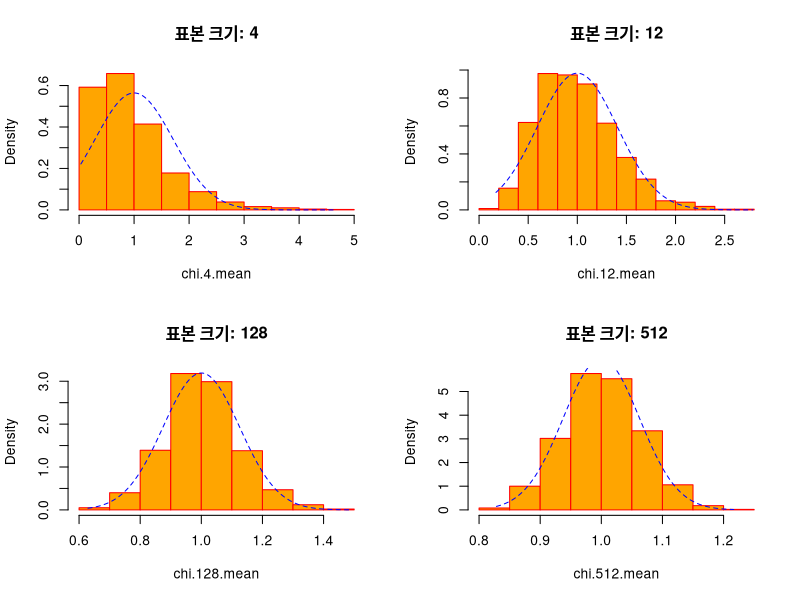
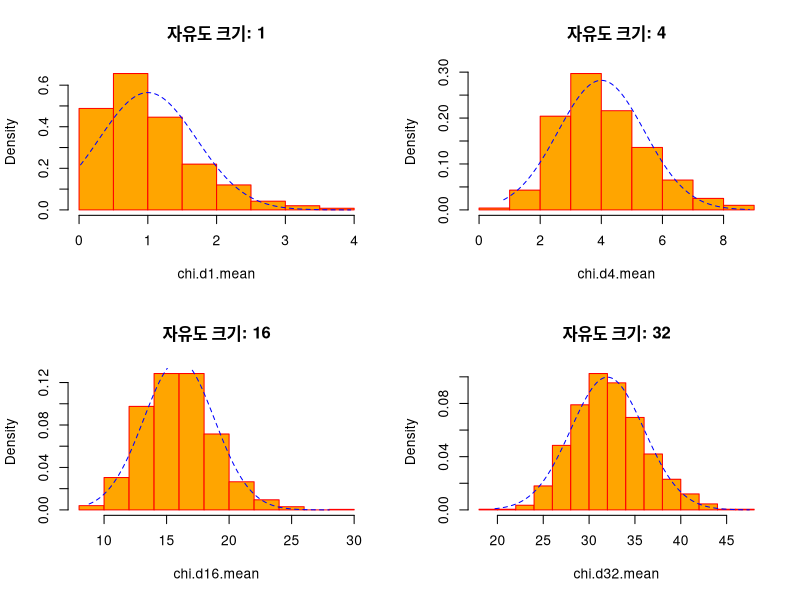
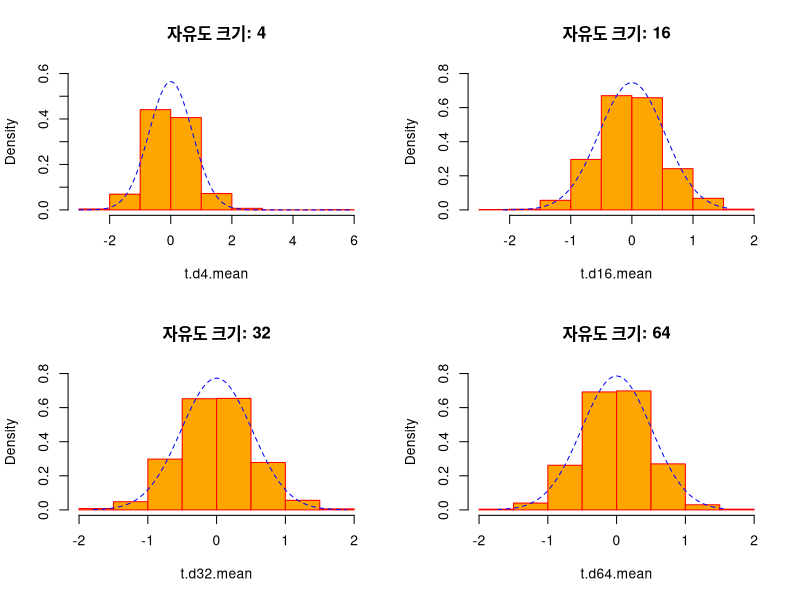
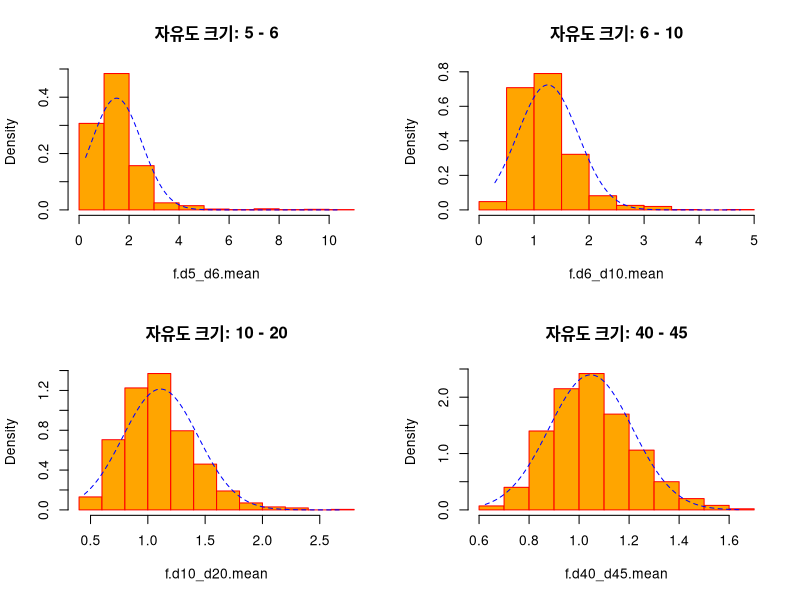

Reproduce these figures in R, in order.
# Chapter 04. Practice

# 1. Chisqure

# 1) 표본 크기의 변화에 따른 Chisqure 분포 <<< 중심극한정리
set.seed(9)
n <- 1000
chi.4.mean <- rep(NA, n)
chi.12.mean <- rep(NA, n)
chi.128.mean <- rep(NA, n)
chi.512.mean <- rep(NA, n)

for(i in 1:n) {
  chi.4.mean[i] <- mean(rchisq(4, df=1))
  chi.12.mean[i] <- mean(rchisq(12, df=1))
  chi.128.mean[i] <- mean(rchisq(128, df=1))
  chi.512.mean[i] <- mean(rchisq(512, df=1))
}

# 표본평균들의 평균과 표준편차
options(digits=4)
c(mean(chi.4.mean), sd(chi.4.mean))
c(mean(chi.12.mean), sd(chi.12.mean))
c(mean(chi.128.mean), sd(chi.128.mean))
c(mean(chi.512.mean), sd(chi.512.mean))

# Chi(df = k). mean: k, sd: sqrt(2*k/n)
par(mfrow=c(2,2))
hist(chi.4.mean, prob=TRUE, main="표본 크기: 4", col="orange", border="red")
x1 <- seq(min(chi.4.mean), max(chi.4.mean), length=1000)
y1 <- dnorm(x=x1, mean=1, sd=sqrt(2/4))
lines(x1, y1, lty=2, col="blue")

hist(chi.12.mean, prob=TRUE, main="표본 크기: 12", col="orange", border="red")
x2 <- seq(min(chi.12.mean), max(chi.12.mean), length=1000)
y2 <- dnorm(x=x2, mean=1, sd=sqrt(2/12))
lines(x2, y2, lty=2, col="blue")

hist(chi.128.mean, prob=TRUE, main="표본 크기: 128", col="orange", border="red")
x3 <- seq(min(chi.128.mean), max(chi.128.mean), length=1000)
y3 <- dnorm(x=x3, mean=1, sd=sqrt(2/128))
lines(x3, y3, lty=2, col="blue")

hist(chi.512.mean, prob=TRUE, main="표본 크기: 512", col="orange", border="red")
x4 <- seq(min(chi.512.mean), max(chi.512.mean), length=1000)
y4 <- dnorm(x=x4, mean=1, sd=sqrt(2/512))
lines(x4, y4, lty=2, col="blue")


# 2) 자유도의 크기에 따른 Chisqure 분포 차이
set.seed(9)
n <- 1000
chi.d1.mean <- rep(NA, n)
chi.d4.mean <- rep(NA, n)
chi.d16.mean <- rep(NA, n)
chi.d32.mean <- rep(NA, n)

rchisq(4, df=1)
for(i in 1:n) {
  chi.d1.mean[i] <- mean(rchisq(4, df=1))
  chi.d4.mean[i] <- mean(rchisq(4, df=4))
  chi.d16.mean[i] <- mean(rchisq(4, df=16))
  chi.d32.mean[i] <- mean(rchisq(4, df=32))
}

# 표본평균들의 평균과 표준편차
options(digits=4)
c(mean(chi.d1.mean), sd(chi.d1.mean))
c(mean(chi.d4.mean), sd(chi.d4.mean))
c(mean(chi.d16.mean), sd(chi.d16.mean))
c(mean(chi.d32.mean), sd(chi.d32.mean))

# Chi(df = k). mean: k, sd: sqrt(2*k/n)
par(mfrow=c(2,2))
hist(chi.d1.mean, prob=TRUE, main="자유도 크기: 1", col="orange", border="red")
x1 <- seq(min(chi.d1.mean), max(chi.d1.mean), length=1000)
y1 <- dnorm(x=x1, mean=1, sd=sqrt(2/4))
lines(x1, y1, lty=2, col="blue")

hist(chi.d4.mean, prob=TRUE, main="자유도 크기: 4", col="orange", border="red")
x2 <- seq(min(chi.d4.mean), max(chi.d4.mean), length=1000)
y2 <- dnorm(x=x2, mean=4, sd=sqrt(8/4))
lines(x2, y2, lty=2, col="blue")

hist(chi.d16.mean, prob=TRUE, main="자유도 크기: 16", col="orange", border="red")
x3 <- seq(min(chi.d16.mean), max(chi.d16.mean), length=1000)
y3 <- dnorm(x=x3, mean=16, sd=sqrt(32/4))
lines(x3, y3, lty=2, col="blue")

hist(chi.d32.mean, prob=TRUE, main="자유도 크기: 32", col="orange", border="red")
x4 <- seq(min(chi.d32.mean), max(chi.d32.mean), length=1000)
y4 <- dnorm(x=x4, mean=32, sd=sqrt(64/4))
lines(x4, y4, lty=2, col="blue")


# 2. T 
set.seed(9)
n <- 1000
t.d4.mean <- rep(NA, n)
t.d16.mean <- rep(NA, n)
t.d32.mean <- rep(NA, n)
t.d64.mean <- rep(NA, n)

for(i in 1:n) {
  t.d4.mean[i] <- mean(rt(4, df=4))
  t.d16.mean[i] <- mean(rt(4, df=16))
  t.d32.mean[i] <- mean(rt(4, df=32))
  t.d64.mean[i] <- mean(rt(4, df=64))
}

# 표본평균들의 평균과 표준편차
options(digits=4)
c(mean(t.d4.mean), sd(t.d4.mean))
c(mean(t.d16.mean), sd(t.d16.mean))
c(mean(t.d32.mean), sd(t.d32.mean))
c(mean(t.d64.mean), sd(t.d64.mean))

# T(df = k). mean: 0, sd: sqrt((k/k-2)/n), k>2
par(mfrow=c(2,2))
hist(t.d4.mean, prob=TRUE, ylim=c(0,0.6), main="자유도 크기: 4", col="orange", border="red")
x1 <- seq(min(t.d4.mean), max(t.d4.mean), length=1000)
y1 <- dnorm(x=x1, mean=0, sd=sqrt(4/2/4))
lines(x1, y1, lty=2, col="blue")

hist(t.d16.mean, prob=TRUE, ylim=c(0,0.8), main="자유도 크기: 16", col="orange", border="red")
x2 <- seq(min(t.d16.mean), max(t.d16.mean), length=1000)
y2 <- dnorm(x=x2, mean=0, sd=sqrt(16/14/4))
lines(x2, y2, lty=2, col="blue")

hist(t.d32.mean, prob=TRUE, ylim=c(0,0.8), main="자유도 크기: 32", col="orange", border="red")
x3 <- seq(min(t.d32.mean), max(t.d32.mean), length=1000)
y3 <- dnorm(x=x3, mean=0, sd=sqrt(32/30/4))
lines(x3, y3, lty=2, col="blue")

hist(t.d64.mean, prob=TRUE, ylim=c(0,0.8), main="자유도 크기: 64", col="orange", border="red")
x4 <- seq(min(t.d64.mean), max(t.d64.mean), length=1000)
y4 <- dnorm(x=x4, mean=0, sd=sqrt(64/62/4))
lines(x4, y4, lty=2, col="blue")



# 3. F
set.seed(9)
n <- 1000
f.d5_d6.mean <- rep(NA, n)
f.d6_d10.mean <- rep(NA, n)
f.d10_d20.mean <- rep(NA, n)
f.d40_d45.mean <- rep(NA, n)

for(i in 1:n) {
  f.d5_d6.mean[i] <- mean(rf(4, df1=5, df2=6))
  f.d6_d10.mean[i] <- mean(rf(4, df1=6, df2=10))
  f.d10_d20.mean[i] <- mean(rf(4, df1=10, df2=20))
  f.d40_d45.mean[i] <- mean(rf(4, df1=40, df2=45))
}

# 표본평균들의 평균과 표준편차
options(digits=4)
c(mean(f.d5_d6.mean), sd(f.d5_d6.mean))
c(mean(f.d6_d10.mean), sd(f.d6_d10.mean))
c(mean(f.d10_d20.mean), sd(f.d10_d20.mean))
c(mean(f.d40_d45.mean), sd(f.d40_d45.mean))

# F(df1 = k, df2 = l). mean: l/l-2, sd: (2*(l^2)*(k+l-2))/(k*((l-2)^2)*(l-4)), l>5
num1 <- c(5,6,10,40)
num2 <- c(6,10,20,45)

fm <- c()
fsd <- c()
for(i in 1:4) {
  fm <- c(fm, num2[i]/(num2[i]-2))
  fsd <- c(fsd, sqrt(((2*(num2[i]^2)*(num1[i]+num2[i]-2))/(num1[i]*((num2[i]-2)^2)*(num2[i]-4)))/4))
}

par(mfrow=c(2,2))
hist(f.d5_d6.mean, prob=TRUE, main="자유도 크기: 5 - 6", col="orange", border="red")
x1 <- seq(min(f.d5_d6.mean), max(f.d5_d6.mean), length=1000)
y1 <- dnorm(x=x1, mean=fm[1], sd=fsd[1])
lines(x1, y1, lty=2, col="blue")

hist(f.d6_d10.mean, prob=TRUE, main="자유도 크기: 6 - 10", col="orange", border="red")
x2 <- seq(min(f.d6_d10.mean), max(f.d6_d10.mean), length=1000)
y2 <- dnorm(x=x2, mean=fm[2], sd=fsd[2])
lines(x2, y2, lty=2, col="blue")

hist(f.d10_d20.mean, prob=TRUE, main="자유도 크기: 10 - 20", col="orange", border="red")
x3 <- seq(min(f.d10_d20.mean), max(f.d10_d20.mean), length=1000)
y3 <- dnorm(x=x3, mean=fm[3], sd=fsd[3])
lines(x3, y3, lty=2, col="blue")

hist(f.d40_d45.mean, prob=TRUE, main="자유도 크기: 40 - 45", col="orange", border="red")
x4 <- seq(min(f.d40_d45.mean), max(f.d40_d45.mean), length=1000)
y4 <- dnorm(x=x4, mean=fm[4], sd=fsd[4])
lines(x4, y4, lty=2, col="blue")

